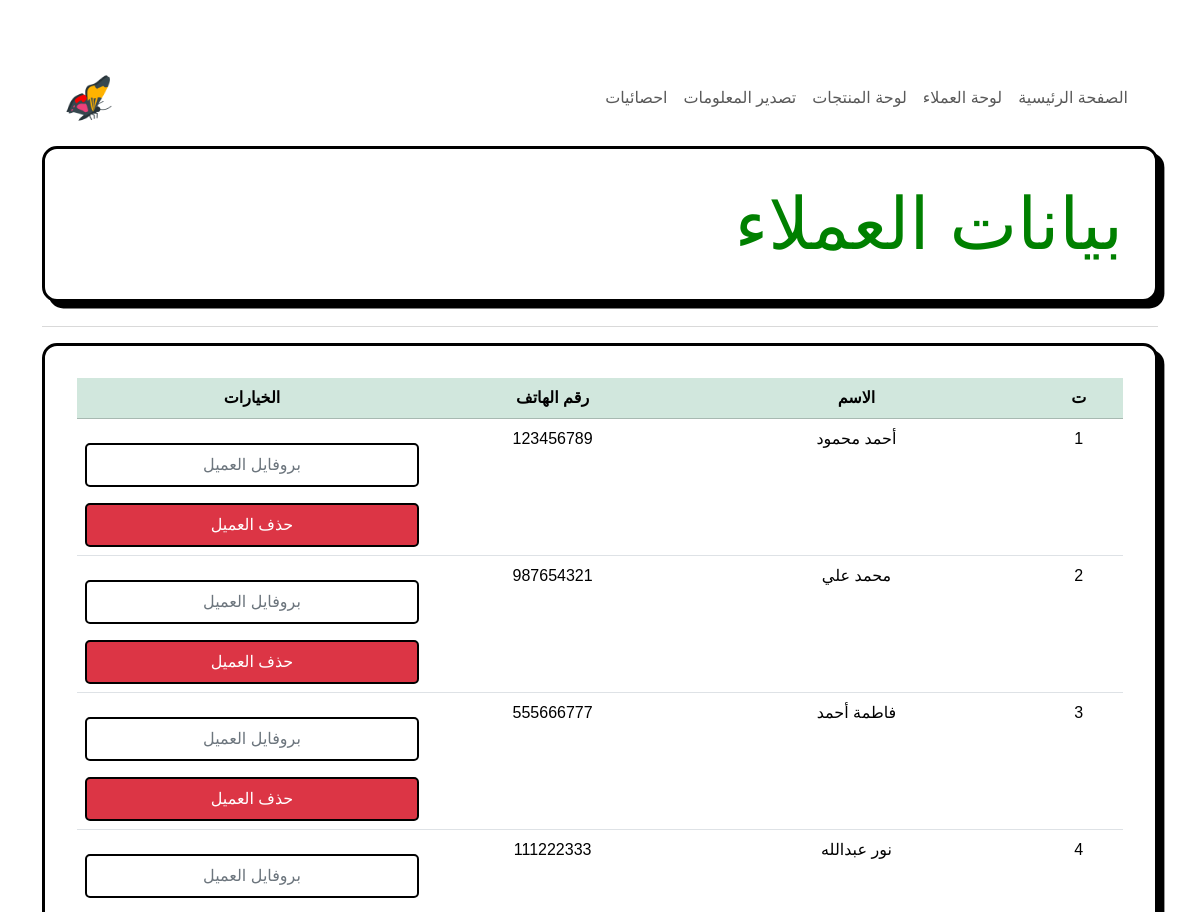
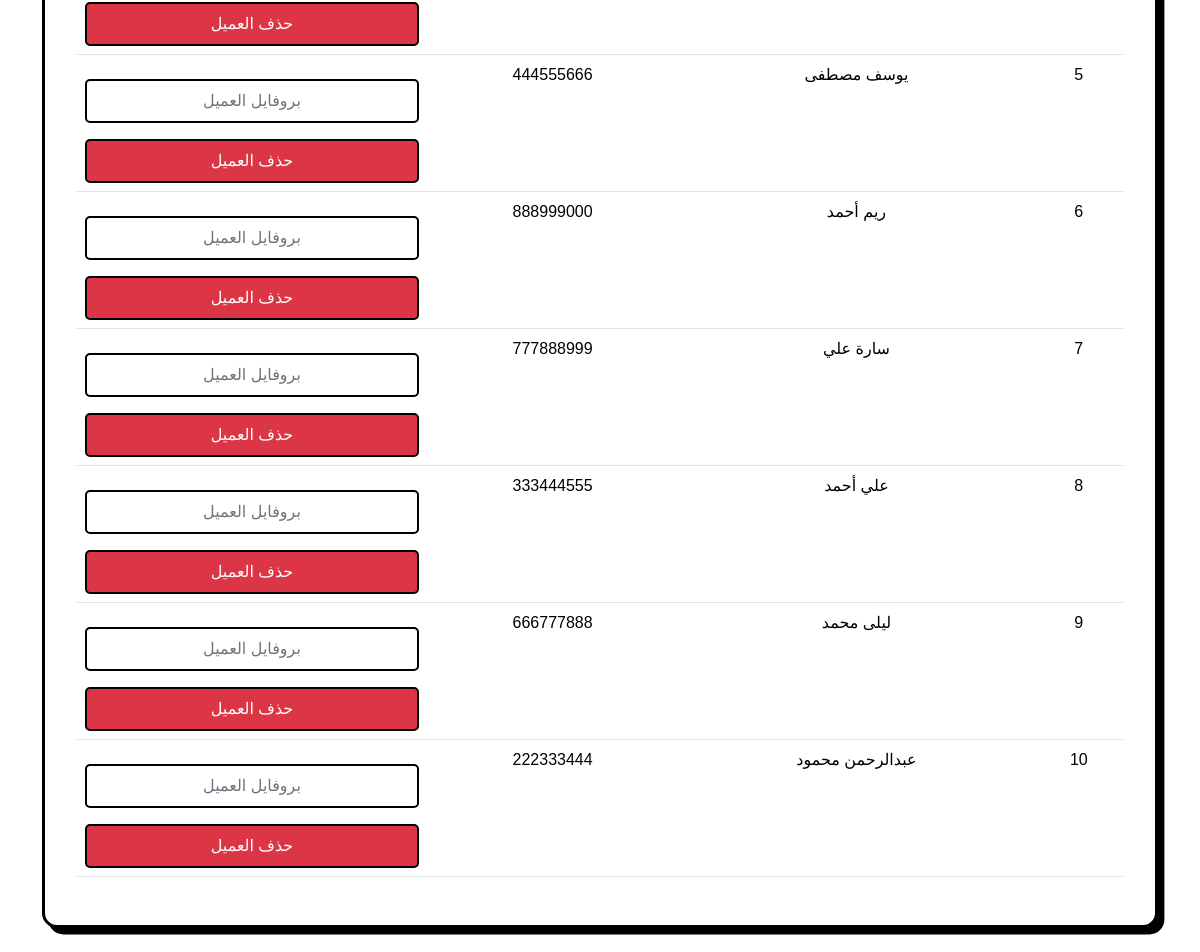
The app's page /customers/view_customers.php with its own data (2 pictures, top to bottom).
### tables this page shows
CREATE TABLE customers (
	customer_id INT auto_increment NOT NULL primary key,
    fname varchar(50),
    lname varchar(50),
    phone_number BIGINT
);

### src/functions.php (called while the page is built, shortened)
<?php
function get_all_data($conn, $columns, $table_name) {
    $columns_str = implode(',', $columns);
    $select = "SELECT $columns_str FROM $table_name";
    $result = $conn->query($select);
    return $result;
}

### src/process_view_custs.php (the view, shortened to what this page needs)
<?php
require_once 'db_connection.php';
require_once 'functions.php';
$columns = array("customer_id", "fname", "lname", "phone_number");
$result = get_all_data($conn,$columns, 'customers');
if ($result-> num_rows > 0) {
    while ($row = $result ->fetch_assoc()){
        echo "<tr>";
        echo "<td>" . $row['customer_id'] . "</td>";
        echo "<td>" . $row['fname'], ' ' , $row['lname'] . "</td>";
        echo "<td>" . $row['phone_number'] . "</td>";
        echo "<td>";
        echo "<form action=\"../../src/process_action.php\" method=\"post\">";
        echo "<button type=\"submit\" class=\"btn btn-outline-secondary\">بروفايل العميل</button>";
        echo "</form>";
        echo "<form action=\"../../src/process_action.php\" method=\"post\">";
        echo "<button type=\"submit\" class=\"btn btn-danger\">حذف العميل</button>";
        echo "</form>";
        echo "</td>";
        echo "</tr>";
    }
} else {
    echo "<tr><td colspan=\"4\">لا توجد بيانات</td></tr>";
}

### public/customers/view_customers.php (shortened to what this page needs)
<!DOCTYPE html>
<html lang="ar">
<head>
    <link href="https://cdn.jsdelivr.net/npm/bootstrap@5.3.3/dist/css/bootstrap.min.css" rel="stylesheet">
    <link rel="stylesheet" href="../../assets/css/styles.css">
</head>
<body class="container" style="direction: rtl;">
<div class="col-md-12" style="padding:10px;">
        <nav class="navbar navbar-expand-lg navbar-light">
            <div class="container-fluid">
                <div class="collapse navbar-collapse" id="navbarNav">
                    <div class="navbar-nav">
                        <a class="nav-link" href="../index.php">الصفحة الرئيسية</a>
                        <a class="nav-link" href="../customers/customers.php">لوحة العملاء</a>
                        <a class="nav-link" href="../items.php">لوحة المنتجات</a>
                        <a class="nav-link" href="">تصدير المعلومات</a>
                        <a class="nav-link" href="">احصائيات</a>
                    </div>
                </div>
                <a class="navbar-brand" href="#">
                    <img src="../../assets/img/logo.png" alt="Logo" width="50" height="50">
                </a>
            </div>
        </nav>
    </div>
    <h1 class="card" style="color:green;font-size: 72px;">بيانات العملاء</h1>
    <hr class="featurette-divider">
    <div class="col-md-12">
    <div class="card">
            <table class="table table-hover">
                <thead>
                    <tr class="table table-success">
                        <th>ت</th>
                        <th>الاسم</th>
                        <th>رقم الهاتف</th>
                        <th>الخيارات</th>
                    </tr>
                </thead>
                <tbody>
                    <?php
                    include '../../src/process_view_custs.php';
                    ?>
                </tbody>
            </table>
        </div>
    </div>
</body>
</html>

### assets/css/styles.css (style rules this page uses)
body { color: dimgrey; font-family: 'Cairo', sans-serif; margin-top: 50px; }
.card { border: 3px solid black; padding: 2rem; border-radius: 15px; box-shadow: 0.4rem 0.4rem black; margin-bottom: 1.5rem; }
input[type="text"], input[type="number"], select ,button[type="submit"] { width: 100%; padding: 0.5rem; margin-top: 0.5rem; border: 1px solid black; border-radius: 5px; }
input[type="submit"],button[type="submit"] { width: 100%; padding: 0.5rem; margin-top: 1rem; border: 2px solid black; border-radius: 5px; cursor: pointer; }

### public/customers/view_customers.php (style rules this page uses)
table { width: 100%; border-collapse: collapse; }
table, th, td { text-align: center; }
th, td { padding: 10px; }

### records on screen
customers: customer_id "1", fname "أحمد", lname "محمود", phone_number "123456789"
customers: customer_id "2", fname "محمد", lname "علي", phone_number "987654321"
customers: customer_id "3", fname "فاطمة", lname "أحمد", phone_number "555666777"
customers: customer_id "4", fname "نور", lname "عبدالله", phone_number "111222333"
customers: customer_id "5", fname "يوسف", lname "مصطفى", phone_number "444555666"
customers: customer_id "6", fname "ريم", lname "أحمد", phone_number "888999000"
customers: customer_id "7", fname "سارة", lname "علي", phone_number "777888999"
customers: customer_id "8", fname "علي", lname "أحمد", phone_number "333444555"
customers: customer_id "9", fname "ليلى", lname "محمد", phone_number "666777888"
customers: customer_id "10", fname "عبدالرحمن", lname "محمود", phone_number "222333444"
